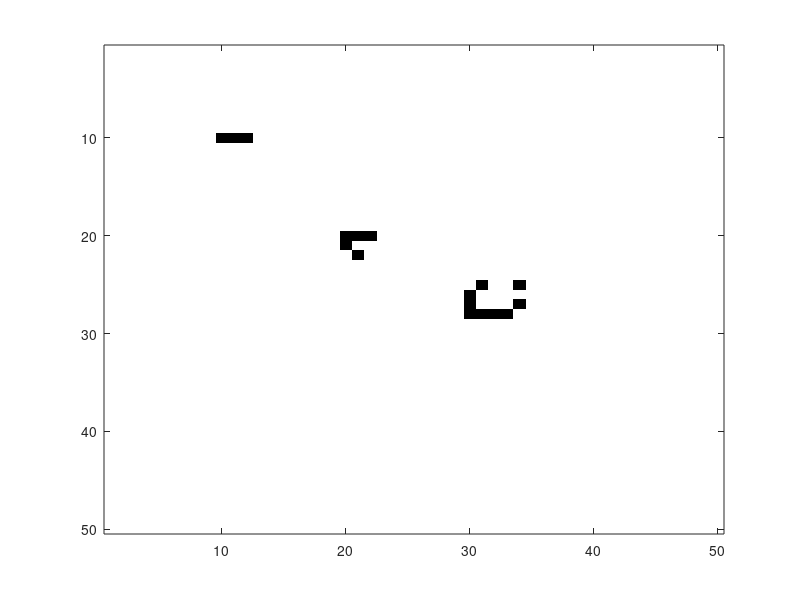

Write the MATLAB code that produced this figure. (Note: this script raises an error after producing the figure.)
clc;
clear;
%%
% Game of Life
%
% given a list of shapes
block = [1 1; 1 1];
boat = [1 1 0; 1 0 1; 0 1 0];
blinker = [1 1 1];
toad = [0 1 1 1; 1 1 1 0];
glider = [1 1 1; 1 0 0; 0 1 0];
LWSS = [0 1 0 0 1; 1 0 0 0 0; 1 0 0 0 1; 1 1 1 1 0];

% initialize the cells
% please insert your shapes here!!!
in = zeros(50);

in (10, 10:12) = blinker;

in (20:22, 20:22) = glider;

in (25:28, 30:34) = LWSS;

% run the simulation
iterations = 1000;

for i = 1:iterations
    image(logical(in));
    colormap ([1 1 1; 0 0 0]);

    in = updateCells(in);
    pause(0.001);
end
%%
function out = getCell(in,row,col)
    % 获取矩阵行列数
    [in_row,in_col]= size(in);
    
    if 1<=row && 1<=col && row<=in_row && col<=in_col
        out = in(row,col);
    else
        out = 0;
    end

end

%%
function out = countNeighbors(in)
    % 获取矩阵行列数
    [in_row,in_col] = size(in);
    % 记录邻居数
    out = zeros(in_row,in_col);
    % 计算邻居
    for i = 1:in_row
        for j = 1:in_col
            % 数邻居
            out(i,j) = getCell(in,i-1,j-1)+getCell(in,i-1,j)+getCell(in,i-1,j+1)+...
                       getCell(in,i  ,j-1)                  +getCell(in,i  ,j+1)+...
                       getCell(in,i+1,j-1)+getCell(in,i+1,j)+getCell(in,i+1,j+1);
        end
    end

end
%%
function out = updateCells(in)
    [row,col] = size(in);
    % 获取邻居数
    Neighbor_cell = countNeighbors(in);
    out = zeros(row,col);
    % 更新状态
    for i = 1:row
        for j = 1:col

            if in(i,j)==1 %有细胞
                if Neighbor_cell(i,j)<=1||Neighbor_cell(i,j)>=4
                    out(i,j) = 0;
                else
                    out(i,j) = 1;
                end
            else % 没细胞
                if Neighbor_cell(i,j)==3
                    out(i,j) = 1;
                else 
                    out(i,j) = 0;
                end
                
            end
        end
    end
end
